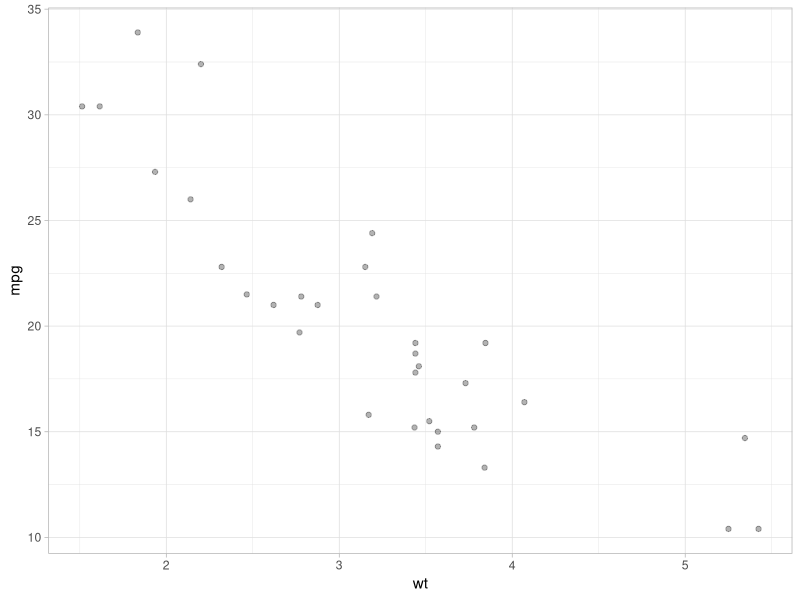

Here is the R script that generated this plot:
## ---- chunk 1
2+2 

data(mtcars)

mtcars
## ---- chunk 2
library(tidyverse)

ggplot(mtcars,
       aes(x = wt,
           y = mpg )) +
  geom_point(alpha = .3) +
  theme_light()
